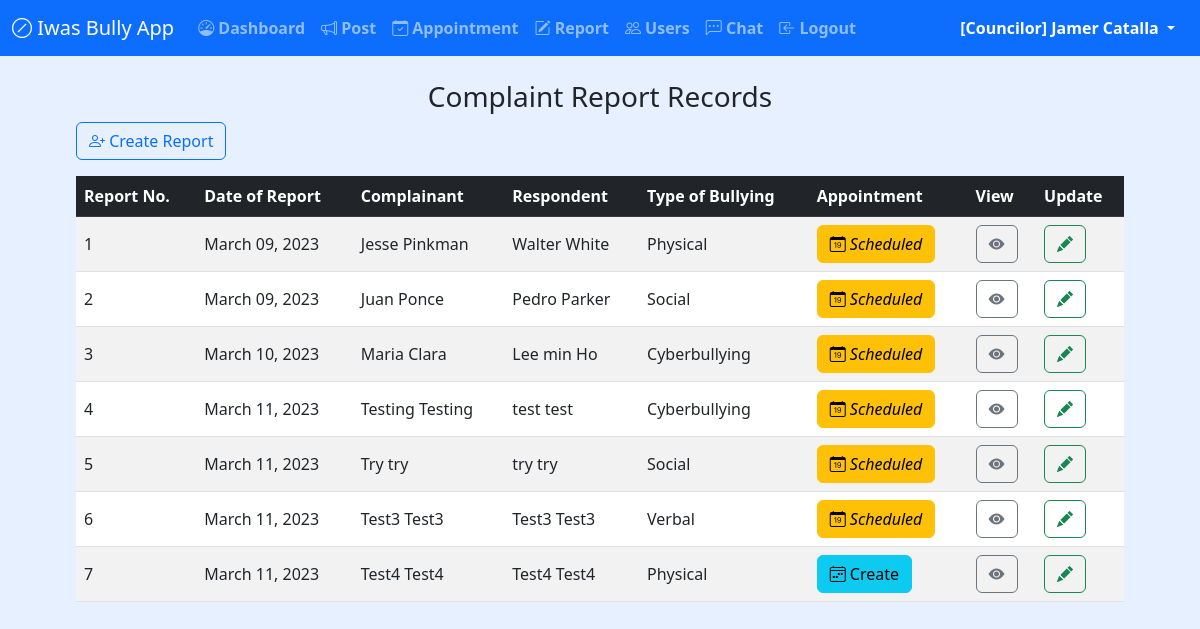
Screenshot of /admin/report.php (signed in) with the database file from the repository.
### tables this page shows
CREATE TABLE `Report` (
  `ReportID` int(11) NOT NULL,
  `UserID` int(11) NOT NULL,
  `C_Firstname` varchar(50) NOT NULL,
  `C_Lastname` varchar(50) NOT NULL,
  `C_SchoolIDNumber` varchar(20) NOT NULL,
  `C_UserRole` enum('Junior','Senior','Teacher','Guidance Office') NOT NULL,
  `C_Email` varchar(50) NOT NULL,
  `C_ContactNumber` varchar(20) NOT NULL,
  `R_Firstname` varchar(50) NOT NULL,
  `R_Lastname` varchar(50) NOT NULL,
  `R_SchoolIDNumber` varchar(20) NOT NULL,
  `R_UserRole` enum('Junior','Senior','Teacher') NOT NULL,
  `R_Email` varchar(50) NOT NULL,
  `R_ContactNumber` varchar(20) NOT NULL,
  `TypeOfBullying` enum('Verbal','Physical','Social','Cyberbullying') NOT NULL,
  `ImageProof` text DEFAULT NULL,
  `VideoLink` text DEFAULT NULL,
  `Remarks` text DEFAULT NULL,
  `CreatedBy` int(11) DEFAULT NULL,
  `CreatedDate` datetime DEFAULT current_timestamp(),
  `ModifiedBy` int(11) DEFAULT NULL,
  `ModifiedDate` timestamp NOT NULL DEFAULT current_timestamp() ON UPDATE current_timestamp(),
  `ReportStatus` tinyint(4) DEFAULT 0
);

### function/session.php (called while the page is built, shortened)
<?php
$UserRole = $_SESSION['UserRole'];
?>

### admin/report.php (the view, shortened to what this page needs)
<?php
require '../function/session.php';
require_once '../connection/DBconnection.php';
require '../components/header.php';
require '../components/navigation.php';
?>
<?php
    $stmt = $conn->prepare("SELECT * FROM Report;");
    $stmt->execute();
    $report = $stmt->fetchAll(PDO::FETCH_OBJ);
?>
<div class="container  my-3">
  <h3 class="text-center">Complaint Report Records</h3>
    <?php if($UserRole == 'Councilor' || $UserRole == 'Staff'): ?>
    <button type="button" class="btn btn-outline-primary" data-bs-toggle="modal" data-bs-target="#createNewReport">
    <i class="bi bi-person-plus"></i>
    Create Report
    </button>
    <?php endif; ?>
      <div class="table-responsive my-3">
        <table class="table align-middle table-hover table-striped">
          <thead class="table-dark">
            <tr class="text-start">
              <th>Report No.</th>
              <th>Date of Report</th>
              <th>Complainant</th>
              <th>Respondent</th>
              <th>Type of Bullying</th>
              <th>Appointment</th>
              <th>View</th>
              <th>Update</th>
            </tr>
          </thead>
          <tbody>
            <?php foreach($report as $reports): ?>
              <tr class="text-start">
                <td><?= $reports->ReportID; ?></td>
                <td><?= date("F d, Y", strtotime($reports->CreatedDate)); ?></td>
                <td><?= $reports->C_Firstname." ".$reports->C_Lastname; ?></td>
                <td><?= $reports->R_Firstname." ".$reports->R_Lastname; ?></td>
                <td><?= $reports->TypeOfBullying; ?></td>
                <td>
                  <?php if($reports->ReportStatus == 0): ?>
                  <button type="button" class="btn btn-info" data-bs-toggle="modal"
                  data-bs-target="#createAppointment_<?= $reports->ReportID; ?>">
                  <Create class="bi bi-calendar4-week"> Create</i>
                  </button>
                  <?php else: ?>
                  <button type="button" class="btn btn-warning">
                  <i class="bi bi-calendar-date"> Scheduled</i>
                  </button>
                  <?php endif; ?>
                </td>
                <td>
                  <button type="button" class="btn btn-outline-secondary" data-bs-toggle="modal"
                  data-bs-target="#viewReport_<?= $reports->ReportID; ?>">
                  <i class="bi bi-eye-fill"></i>
                  </button>
                </td>
                <td>
                  <button type="button" class="btn btn-outline-success" data-bs-toggle="modal"
                  data-bs-target="#updateReport_<?= $reports->ReportID; ?>">
                    <i class="bi bi-pencil-fill"></i>
                  </button>
                </td>
              </tr>
            <?php endforeach; ?>
          </tbody>
        </table>
      </div>
</div>
<?php require '../components/footer.php' ;?>

### rows the page displays
report: ReportID "1", CreatedDate "March 09, 2023", C_Firstname "Jesse", C_Lastname "Pinkman", R_Firstname "Walter", R_Lastname "White", TypeOfBullying "Physical", ReportStatus "Scheduled"
report: ReportID "2", CreatedDate "March 09, 2023", C_Firstname "Juan", C_Lastname "Ponce", R_Firstname "Pedro", R_Lastname "Parker", TypeOfBullying "Social", ReportStatus "Scheduled"
report: ReportID "3", CreatedDate "March 10, 2023", C_Firstname "Maria", C_Lastname "Clara", R_Firstname "Lee min", R_Lastname "Ho", TypeOfBullying "Cyberbullying", ReportStatus "Scheduled"
report: ReportID "4", CreatedDate "March 11, 2023", C_Firstname "Testing", C_Lastname "Testing", R_Firstname "test", R_Lastname "test", TypeOfBullying "Cyberbullying", ReportStatus "Scheduled"
report: ReportID "5", CreatedDate "March 11, 2023", C_Firstname "Try", C_Lastname "try", R_Firstname "try", R_Lastname "try", TypeOfBullying "Social", ReportStatus "Scheduled"
report: ReportID "6", CreatedDate "March 11, 2023", C_Firstname "Test3", C_Lastname "Test3", R_Firstname "Test3", R_Lastname "Test3", TypeOfBullying "Verbal", ReportStatus "Scheduled"
report: ReportID "7", CreatedDate "March 11, 2023", C_Firstname "Test4", C_Lastname "Test4", R_Firstname "Test4", R_Lastname "Test4", TypeOfBullying "Physical"

### other values shown
$UserRole "Councilor"
$Firstname "Jamer"
$Lastname "Catalla"
